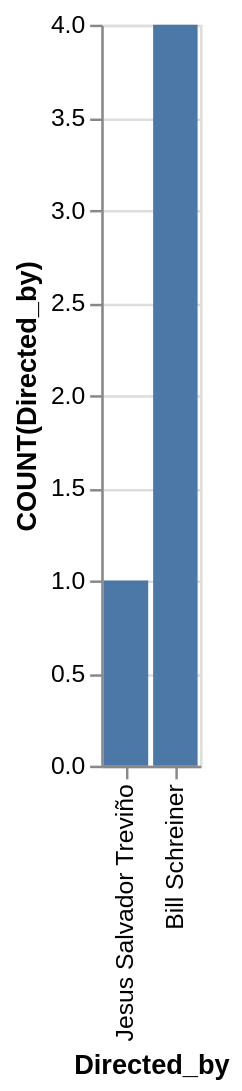

Vega-Lite specification for this chart:
### Vega-Lite specification from a JSON file in a GitHub repository (floating-point values rounded to 4 significant figures)
{"data": {"values": [{"x_data": "Bill Schreiner", "y_data": 4}, {"x_data": "Jesus Salvador Treviño", "y_data": 1}]}, "mark": "bar", "encoding": {"x": {"field": "x_data", "type": "nominal", "title": "Directed_by", "sort": {"op": "sum", "field": "y_data", "order": "ascending"}}, "y": {"field": "y_data", "type": "quantitative", "title": "COUNT(Directed_by)"}}}
